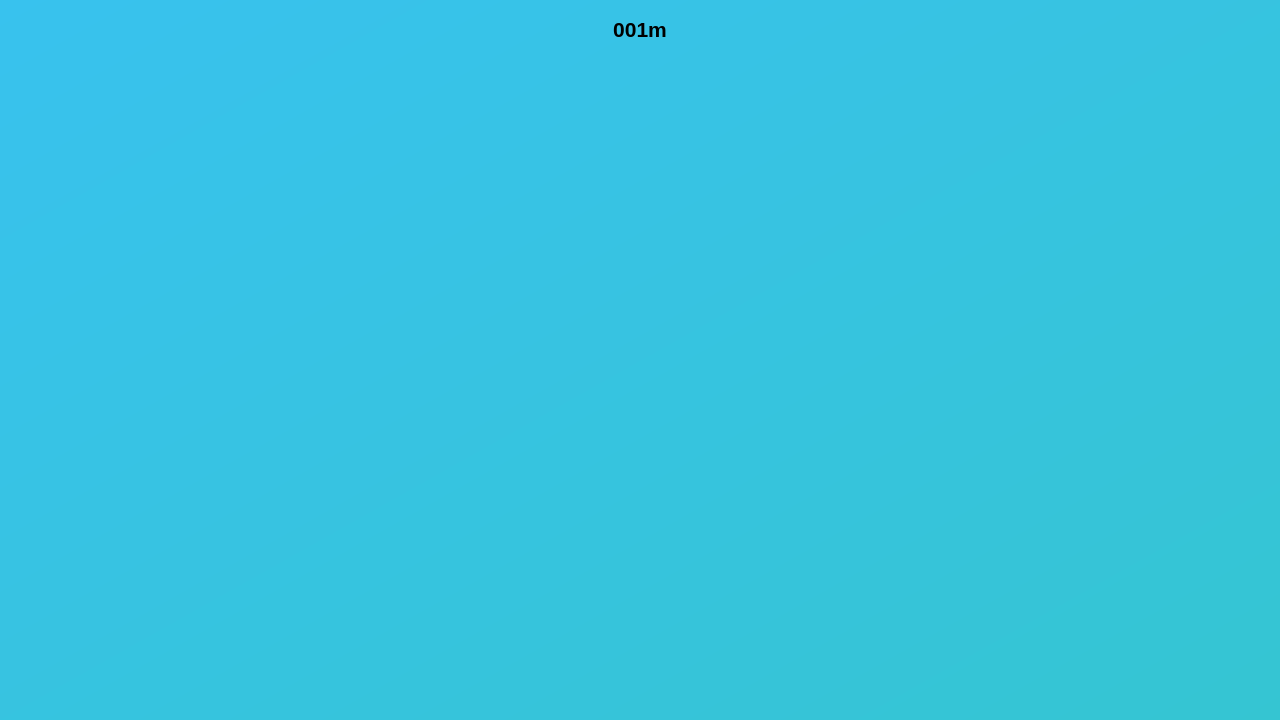
<?xml version="1.0" encoding="UTF-8"?>
<ui version="4.0">
 <class>GameClass</class>
 <widget class="QWidget" name="GameClass">
  <property name="geometry">
   <rect>
    <x>0</x>
    <y>0</y>
    <width>1280</width>
    <height>720</height>
   </rect>
  </property>
  <property name="sizePolicy">
   <sizepolicy hsizetype="Fixed" vsizetype="Fixed">
    <horstretch>0</horstretch>
    <verstretch>0</verstretch>
   </sizepolicy>
  </property>
  <property name="windowTitle">
   <string>Game</string>
  </property>
  <property name="styleSheet">
   <string notr="true">#GameClass {
	background-color: qlineargradient(spread:pad, x1:0, y1:0, x2:1, y2:1, stop:0 rgba(56, 194, 238, 255), stop:1 rgba(53, 197, 210, 255));
}</string>
  </property>
  <widget class="QLabel" name="score">
   <property name="geometry">
    <rect>
     <x>570</x>
     <y>0</y>
     <width>140</width>
     <height>60</height>
    </rect>
   </property>
   <property name="sizePolicy">
    <sizepolicy hsizetype="Fixed" vsizetype="Fixed">
     <horstretch>0</horstretch>
     <verstretch>0</verstretch>
    </sizepolicy>
   </property>
   <property name="text">
    <string>&lt;html&gt;&lt;head/&gt;&lt;body&gt;&lt;p align=&quot;center&quot;&gt;&lt;span style=&quot; font-size:16pt; font-weight:700;&quot;&gt;001m&lt;/span&gt;&lt;/p&gt;&lt;/body&gt;&lt;/html&gt;</string>
   </property>
  </widget>
 </widget>
 <layoutdefault spacing="6" margin="11"/>
 <resources/>
 <connections/>
</ui>
